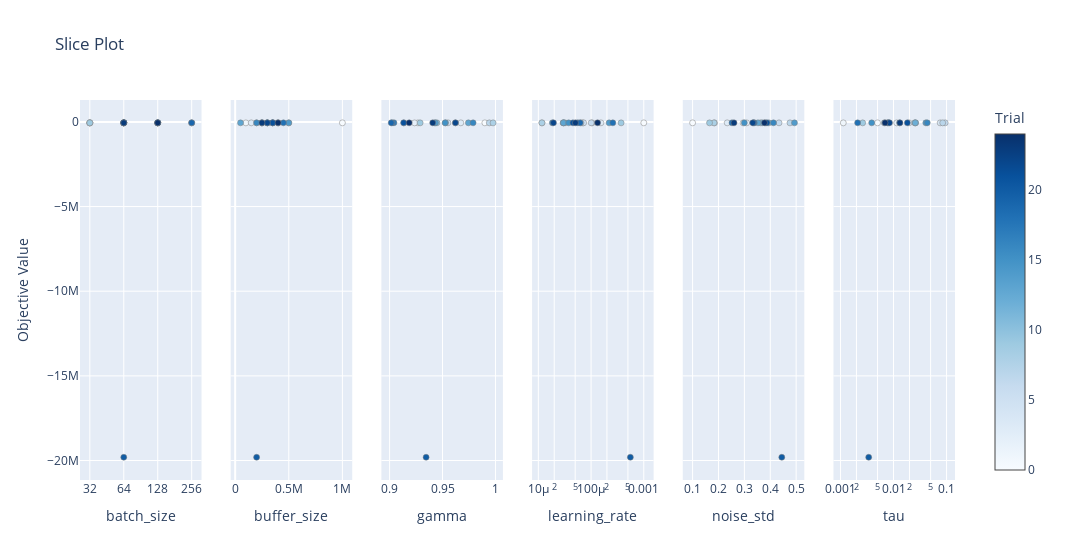

The cell this chart's notebook holds for it:
### Markdown cell above
**Slice Plot**

This plot visualizes the objective value across the range of each hyperparameter, helping understand how each parameter influences the outcome.

### Code cell
from optuna.visualization import plot_slice

fig = plot_slice(study)
fig.show()

### Figure 1 — Plotly figure (JSON) as saved in the notebook; plotly's stock layout.template omitted (floating-point values rounded to 4 significant figures)
{"data": [{"marker": {"color": [0, 1, 2, 3, 4, 5, 6, 7, 8, 9, 10, 11, 12, 13, 14, 15, 16, 17, 18, 19, 20, 21, 22, 23, 24], "colorbar": {"title": {"text": "Trial"}, "x": 1, "xpad": 40}, "colorscale": [[0, "rgb(247,251,255)"], [0.125, "rgb(222,235,247)"], [0.25, "rgb(198,219,239)"], [0.375, "rgb(158,202,225)"], [0.5, "rgb(107,174,214)"], [0.625, "rgb(66,146,198)"], [0.75, "rgb(33,113,181)"], [0.875, "rgb(8,81,156)"], [1, "rgb(8,48,107)"]], "line": {"color": "Grey", "width": 0.5}, "showscale": true}, "mode": "markers", "name": "Feasible Trial", "showlegend": false, "type": "scatter", "x": [256, 128, 32, 32, 32, 128, 32, 128, 256, 32, 64, 64, 64, 64, 128, 64, 128, 64, 128, 256, 64, 64, 64, 64, 128], "xaxis": "x", "y": [-56010.0, -57630.0, -57040.0, -55170.0, -57190.0, -54700.0, -55590.0, -56960.0, -57630.0, -56980.0, -55140.0, -56060.0, -56950.0, -55980.0, -57880.0, -56540.0, -56270.0, -50680.0, -56060.0, -55500.0, -19810000.0, -56820.0, -56490.0, -57590.0, -55050.0], "yaxis": "y"}, {"marker": {"color": [0, 1, 2, 3, 4, 5, 6, 7, 8, 9, 10, 11, 12, 13, 14, 15, 16, 17, 18, 19, 20, 21, 22, 23, 24], "colorbar": {"title": {"text": "Trial"}, "x": 1, "xpad": 40}, "colorscale": [[0, "rgb(247,251,255)"], [0.125, "rgb(222,235,247)"], [0.25, "rgb(198,219,239)"], [0.375, "rgb(158,202,225)"], [0.5, "rgb(107,174,214)"], [0.625, "rgb(66,146,198)"], [0.75, "rgb(33,113,181)"], [0.875, "rgb(8,81,156)"], [1, "rgb(8,48,107)"]], "line": {"color": "Grey", "width": 0.5}, "showscale": false}, "mode": "markers", "name": "Feasible Trial", "showlegend": false, "type": "scatter", "x": [1000000, 100000, 200000, 150000, 400000, 250000, 350000, 500000, 400000, 250000, 300000, 300000, 250000, 50000, 500000, 300000, 200000, 350000, 450000, 350000, 200000, 350000, 300000, 250000, 400000], "xaxis": "x2", "y": [-56010.0, -57630.0, -57040.0, -55170.0, -57190.0, -54700.0, -55590.0, -56960.0, -57630.0, -56980.0, -55140.0, -56060.0, -56950.0, -55980.0, -57880.0, -56540.0, -56270.0, -50680.0, -56060.0, -55500.0, -19810000.0, -56820.0, -56490.0, -57590.0, -55050.0], "yaxis": "y2"}, {"marker": {"color": [0, 1, 2, 3, 4, 5, 6, 7, 8, 9, 10, 11, 12, 13, 14, 15, 16, 17, 18, 19, 20, 21, 22, 23, 24], "colorbar": {"title": {"text": "Trial"}, "x": 1, "xpad": 40}, "colorscale": [[0, "rgb(247,251,255)"], [0.125, "rgb(222,235,247)"], [0.25, "rgb(198,219,239)"], [0.375, "rgb(158,202,225)"], [0.5, "rgb(107,174,214)"], [0.625, "rgb(66,146,198)"], [0.75, "rgb(33,113,181)"], [0.875, "rgb(8,81,156)"], [1, "rgb(8,48,107)"]], "line": {"color": "Grey", "width": 0.5}, "showscale": false}, "mode": "markers", "name": "Feasible Trial", "showlegend": false, "type": "scatter", "x": [0.99, 0.9268, 0.9236, 0.9673, 0.9136, 0.9551, 0.9621, 0.9942, 0.9978, 0.9289, 0.9447, 0.9426, 0.9529, 0.9744, 0.9433, 0.9524, 0.9789, 0.9041, 0.9023, 0.9015, 0.9345, 0.9133, 0.9622, 0.9407, 0.9185], "xaxis": "x3", "y": [-56010.0, -57630.0, -57040.0, -55170.0, -57190.0, -54700.0, -55590.0, -56960.0, -57630.0, -56980.0, -55140.0, -56060.0, -56950.0, -55980.0, -57880.0, -56540.0, -56270.0, -50680.0, -56060.0, -55500.0, -19810000.0, -56820.0, -56490.0, -57590.0, -55050.0], "yaxis": "y3"}, {"marker": {"color": [0, 1, 2, 3, 4, 5, 6, 7, 8, 9, 10, 11, 12, 13, 14, 15, 16, 17, 18, 19, 20, 21, 22, 23, 24], "colorbar": {"title": {"text": "Trial"}, "x": 1, "xpad": 40}, "colorscale": [[0, "rgb(247,251,255)"], [0.125, "rgb(222,235,247)"], [0.25, "rgb(198,219,239)"], [0.375, "rgb(158,202,225)"], [0.5, "rgb(107,174,214)"], [0.625, "rgb(66,146,198)"], [0.75, "rgb(33,113,181)"], [0.875, "rgb(8,81,156)"], [1, "rgb(8,48,107)"]], "line": {"color": "Grey", "width": 0.5}, "showscale": false}, "mode": "markers", "name": "Feasible Trial", "showlegend": false, "type": "scatter", "x": [0.001, 6.976e-05, 1.173e-05, 0.0001538, 0.0001047, 7.229e-05, 0.0001006, 6.44e-05, 1.168e-05, 0.0003713, 3.189e-05, 2.947e-05, 3.005e-05, 3.002e-05, 0.00022, 3.766e-05, 1.846e-05, 5.612e-05, 0.0002589, 6.205e-05, 0.0005562, 4.531e-05, 1.936e-05, 5.048e-05, 0.000133], "xaxis": "x4", "y": [-56010.0, -57630.0, -57040.0, -55170.0, -57190.0, -54700.0, -55590.0, -56960.0, -57630.0, -56980.0, -55140.0, -56060.0, -56950.0, -55980.0, -57880.0, -56540.0, -56270.0, -50680.0, -56060.0, -55500.0, -19810000.0, -56820.0, -56490.0, -57590.0, -55050.0], "yaxis": "y4"}, {"marker": {"color": [0, 1, 2, 3, 4, 5, 6, 7, 8, 9, 10, 11, 12, 13, 14, 15, 16, 17, 18, 19, 20, 21, 22, 23, 24], "colorbar": {"title": {"text": "Trial"}, "x": 1, "xpad": 40}, "colorscale": [[0, "rgb(247,251,255)"], [0.125, "rgb(222,235,247)"], [0.25, "rgb(198,219,239)"], [0.375, "rgb(158,202,225)"], [0.5, "rgb(107,174,214)"], [0.625, "rgb(66,146,198)"], [0.75, "rgb(33,113,181)"], [0.875, "rgb(8,81,156)"], [1, "rgb(8,48,107)"]], "line": {"color": "Grey", "width": 0.5}, "showscale": false}, "mode": "markers", "name": "Feasible Trial", "showlegend": false, "type": "scatter", "x": [0.1, 0.2952, 0.3089, 0.2337, 0.1846, 0.3627, 0.4338, 0.4762, 0.1825, 0.1654, 0.3814, 0.3944, 0.3686, 0.3525, 0.4936, 0.2998, 0.4124, 0.3385, 0.2522, 0.3357, 0.4445, 0.3872, 0.3323, 0.26, 0.3776], "xaxis": "x5", "y": [-56010.0, -57630.0, -57040.0, -55170.0, -57190.0, -54700.0, -55590.0, -56960.0, -57630.0, -56980.0, -55140.0, -56060.0, -56950.0, -55980.0, -57880.0, -56540.0, -56270.0, -50680.0, -56060.0, -55500.0, -19810000.0, -56820.0, -56490.0, -57590.0, -55050.0], "yaxis": "y5"}, {"marker": {"color": [0, 1, 2, 3, 4, 5, 6, 7, 8, 9, 10, 11, 12, 13, 14, 15, 16, 17, 18, 19, 20, 21, 22, 23, 24], "colorbar": {"title": {"text": "Trial"}, "x": 1, "xpad": 40}, "colorscale": [[0, "rgb(247,251,255)"], [0.125, "rgb(222,235,247)"], [0.25, "rgb(198,219,239)"], [0.375, "rgb(158,202,225)"], [0.5, "rgb(107,174,214)"], [0.625, "rgb(66,146,198)"], [0.75, "rgb(33,113,181)"], [0.875, "rgb(8,81,156)"], [1, "rgb(8,48,107)"]], "line": {"color": "Grey", "width": 0.5}, "showscale": false}, "mode": "markers", "name": "Feasible Trial", "showlegend": false, "type": "scatter", "x": [0.005, 0.00113, 0.01148, 0.0196, 0.07576, 0.0077, 0.09409, 0.08455, 0.006675, 0.002621, 0.02514, 0.02617, 0.02571, 0.01299, 0.04059, 0.003876, 0.04323, 0.008131, 0.002103, 0.007846, 0.003405, 0.01823, 0.008396, 0.0132, 0.006919], "xaxis": "x6", "y": [-56010.0, -57630.0, -57040.0, -55170.0, -57190.0, -54700.0, -55590.0, -56960.0, -57630.0, -56980.0, -55140.0, -56060.0, -56950.0, -55980.0, -57880.0, -56540.0, -56270.0, -50680.0, -56060.0, -55500.0, -19810000.0, -56820.0, -56490.0, -57590.0, -55050.0], "yaxis": "y6"}], "layout": {"title": {"text": "Slice Plot"}, "width": 1800, "xaxis": {"anchor": "y", "categoryarray": [32, 64, 128, 256], "categoryorder": "array", "domain": [0, 0.1389], "title": {"text": "batch_size"}, "type": "category"}, "xaxis2": {"anchor": "y2", "domain": [0.1722, 0.3111], "title": {"text": "buffer_size"}}, "xaxis3": {"anchor": "y3", "domain": [0.3444, 0.4833], "title": {"text": "gamma"}}, "xaxis4": {"anchor": "y4", "domain": [0.5167, 0.6556], "title": {"text": "learning_rate"}, "type": "log"}, "xaxis5": {"anchor": "y5", "domain": [0.6889, 0.8278], "title": {"text": "noise_std"}}, "xaxis6": {"anchor": "y6", "domain": [0.8611, 1], "title": {"text": "tau"}, "type": "log"}, "yaxis": {"anchor": "x", "domain": [0, 1], "title": {"text": "Objective Value"}}, "yaxis2": {"anchor": "x2", "domain": [0, 1], "matches": "y", "showticklabels": false}, "yaxis3": {"anchor": "x3", "domain": [0, 1], "matches": "y", "showticklabels": false}, "yaxis4": {"anchor": "x4", "domain": [0, 1], "matches": "y", "showticklabels": false}, "yaxis5": {"anchor": "x5", "domain": [0, 1], "matches": "y", "showticklabels": false}, "yaxis6": {"anchor": "x6", "domain": [0, 1], "matches": "y", "showticklabels": false}}}
